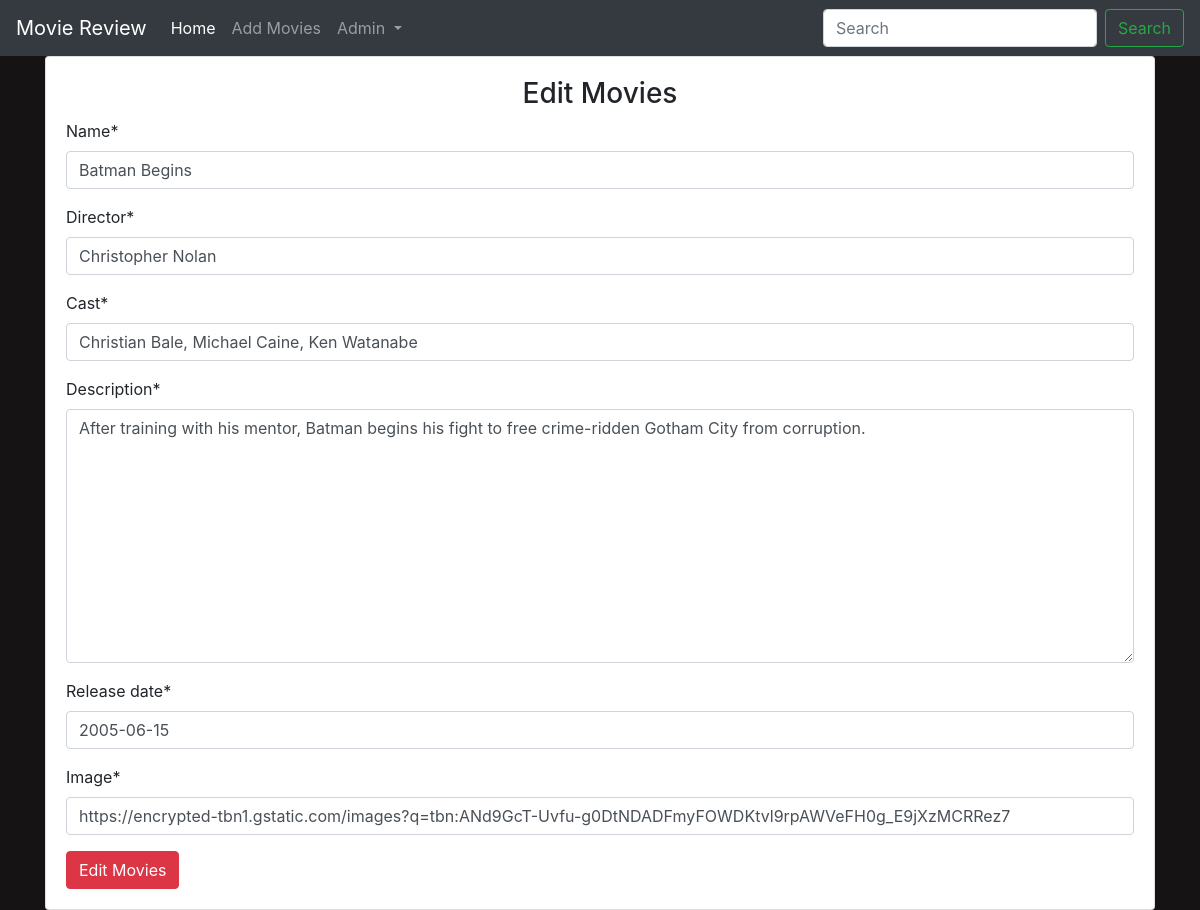
The app's page /editmovies/8/ (signed in) with its own data.
### main/models.py (models this page shows, shortened)
class Movie(models.Model):
    name = models.CharField(max_length=300)
    director = models.CharField(max_length=300)
    cast = models.CharField(max_length=800)
    description = models.TextField(max_length=5000)
    release_date = models.DateField()
    averageRating = models.FloatField(default=0)
    image = models.URLField(default=None, null=True)

### main/views.py (the view)
# urls.py: path('editmovies/<int:id>/', views.edit_movies, name="edit_movies"),
def edit_movies(request, id):
    if request.user.is_authenticated:
        if request.user.is_superuser:
            movie = Movie.objects.get(id=id)
            if request.method == "POST":
                form = MovieForm(request.POST or None, instance=movie)
                if form.is_valid():
                    data = form.save(commit=False)
                    data.save()
                    return redirect("main:detail", id)
            else:
                form = MovieForm(instance=movie)
            return render(request, 'main/addmovies.html', {"form": form, "controller": "Edit Movies"})
        else:
            return redirect("main:home")
    return redirect("accounts:login")

### main/forms.py
class MovieForm(forms.ModelForm):
    release_date = forms.DateField(widget= forms.DateInput(attrs= {
        'placeholder': 'YYYY-MM-DD',
    }))
    image = forms.URLField(widget= forms.URLInput(attrs= {
        'placeholder': 'Paste your image url here...',
    }))
    class Meta:
        model = Movie
        fields = ('name', 'director', 'cast', 'description', 'release_date', 'image')

### main/templates/main/addmovies.html (shortened to what this page needs)
{% extends 'main/base.html' %}
{% load crispy_forms_tags %}
{% block content %}
<div class="container">
    <div class="card">
        <div class="card-body">
            <h3 class="text-center">{{ controller }}</h3>
            <form action="" method="POST">
                {{ form | crispy }}
                <input type="submit" value="{{ controller }}" class="btn btn-danger">
            </form>
        </div>
    </div>
</div>
{% endblock %}

### main/templates/main/base.html (shortened to what this page needs)
<!doctype html>
<html lang="en">
  <head>
    <link rel="stylesheet" href="https://maxcdn.bootstrapcdn.com/bootstrap/4.0.0/css/bootstrap.min.css">
    {% load staticfiles %}
    <link rel="stylesheet" href="{% static 'css/main.css' %}">
  </head>
  <body>
    <nav class="navbar navbar-expand-lg navbar-dark bg-dark text-white">
        <a class="navbar-brand" href="{% url 'main:home' %}">Movie Review</a>
        <div class="collapse navbar-collapse" id="navbarSupportedContent">
          <ul class="navbar-nav mr-auto">
            <li class="nav-item active">
              <a class="nav-link" href="{% url 'main:home' %}">Home <span class="sr-only">(current)</span></a>
            </li>
            {% if request.user.is_staff %}
            <li class="nav-item">
              <a class="nav-link" href="{% url 'main:add_movies' %}">Add Movies</a>
            </li>
            {% endif %}
            {% if user.is_authenticated %}
            <li class="nav-item dropdown">
              <a class="nav-link dropdown-toggle" href="#" id="navbarDropdown" role="button" data-toggle="dropdown" aria-haspopup="true" aria-expanded="false">
                {{ user.username|capfirst }}
              </a>
            </li>
            {% endif %}
          </ul>
          <form class="form-inline my-2 my-lg-0" method="GET" action="{% url 'main:home' %}">
            <input class="form-control mr-sm-2" type="search" placeholder="Search" aria-label="Search" name="title">
            <button class="btn btn-outline-success my-2 my-sm-0" type="submit">Search</button>
          </form>
        </div>
      </nav>
    {% block content %}
    {% endblock %}
  </body>
</html>

### main/static/css/main.css (style rules this page uses)
body { background-color: #151313; }

### records on screen
Movie: name "Batman Begins", director "Christopher Nolan", cast "Christian Bale, Michael Caine, Ken Watanabe", description "After training with his mentor, Batman begins his fight to free crime-ridden Gotham City from corruption.", release_date "2005-06-15", image "https://encrypted-tbn1.gstatic.com/images?q=tbn:ANd9GcT-Uvfu-g0DtNDADFmyFOWDKtvl9rpAWVeFH0g_E9jXzMCRRez7"

### other values on screen
{{ user.username|capfirst }} "Admin"
{{ controller }} "Edit Movies"
